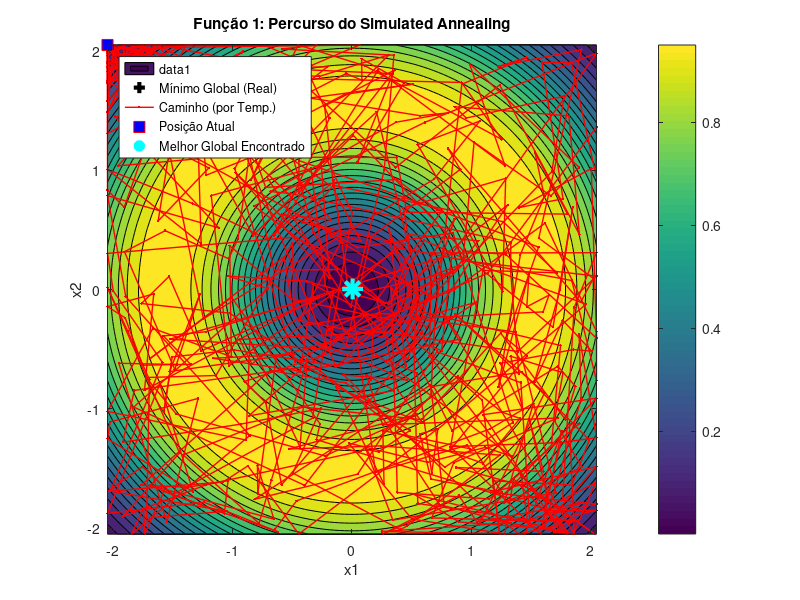
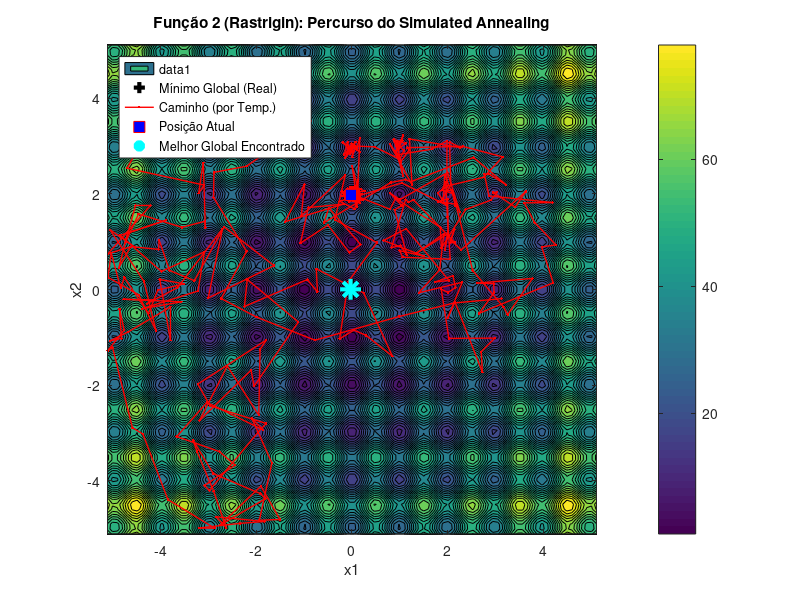

Write MATLAB code to recreate these figures, in order.
% Script para VISUALIZAR o algoritmo Simulated Annealing (SA),
% iteração a iteração (por ciclo de temperatura).
clear;
clc;
close all;

% --- Parâmetros do Algoritmo (Valores de exemplo) ---
% Parâmetros sugeridos no protocolo [cite: 31]
T_inicial = 100;    % Temperatura inicial
T_min = 0.1;      % Temperatura mínima (critério de paragem)
alfa = 0.989;      % Fator de decaimento (0.8 = rápido, 0.99 = lento)
nRep = 40;        % N. de repetições por temperatura
STEP_SIZE = 0.2;    % Tamanho do passo
PAUSE_TIME = 0.01;  % Pausa entre CADA ciclo de temperatura

% (Assuma que as funções fobj_F1 e fobj_F2 estão definidas ou no path)

% =========================================================================
% --- Visualização para a FUNÇÃO 1 ---
% =========================================================================
fprintf('A visualizar Simulated Annealing para a Função 1...\n');
fprintf('Pressione qualquer tecla para avançar para a F2.\n');

% Intervalos da F1
interval_min_F1 = -2.048;
interval_max_F1 = 2.048;

% 1. Desenhar o "mapa" da função
figure('Name', 'Visualização Simulated Annealing - Função 1');
[X, Y] = meshgrid(linspace(interval_min_F1, interval_max_F1, 100));
fobj_F1_vec = @(x,y) 0.5 + ((sin(sqrt(x.^2+y.^2))).^2-0.5) ./ ((1+0.001.*(x.^2+y.^2)).^2);
Z = fobj_F1_vec(X, Y);
contourf(X, Y, Z, 20);
colorbar;
hold on;
axis equal;
title('Função 1: Percurso do Simulated Annealing');
xlabel('x1');
ylabel('x2');

% Marcar o mínimo global REAL
plot(0, 0, 'k+', 'MarkerSize', 15, 'LineWidth', 3, 'DisplayName', 'Mínimo Global (Real)');

% 2. Gerar solução inicial aleatória
current_sol_x = interval_min_F1 + (interval_max_F1 - interval_min_F1) * rand();
current_sol_y = interval_min_F1 + (interval_max_F1 - interval_min_F1) * rand();
current_fit = fobj_F1_vec(current_sol_x, current_sol_y);

global_best_fit_F1 = current_fit;
global_best_sol_F1 = [current_sol_x, current_sol_y];

T = T_inicial;

% Handles (referências) para os plots que vamos animar
path_x = [current_sol_x];
path_y = [current_sol_y];
h_path = plot(path_x, path_y, 'r.-', 'LineWidth', 1, 'DisplayName', 'Caminho (por Temp.)');
h_current = plot(current_sol_x, current_sol_y, 'rs', 'MarkerSize', 8, 'MarkerFaceColor', 'r', 'DisplayName', 'Posição Atual');

% 3. Loop Principal - ARREFECIMENTO
while T > T_min
    
    % 4. Loop Interno - Repetições na mesma temperatura
    for i = 1:nRep
        
        % Gerar vizinho
        neighbor_x = current_sol_x + (rand() - 0.5) * 2 * STEP_SIZE;
        neighbor_y = current_sol_y + (rand() - 0.5) * 2 * STEP_SIZE;
        neighbor_x = max(interval_min_F1, min(interval_max_F1, neighbor_x));
        neighbor_y = max(interval_min_F1, min(interval_max_F1, neighbor_y));
        
        neighbor_fit = fobj_F1_vec(neighbor_x, neighbor_y);
        
        % Calcular dE 
        dE = neighbor_fit - current_fit;
        
        % Decisão do SA
        if (dE < 0)
            % Aceita melhor
            current_sol_x = neighbor_x;
            current_sol_y = neighbor_y;
            current_fit = neighbor_fit;
            
            % Atualizar melhor global
            if current_fit < global_best_fit_F1
                global_best_fit_F1 = current_fit;
                global_best_sol_F1 = [current_sol_x, current_sol_y];
            end
        else
            % Aceita pior com probabilidade p
            p = exp(-dE / T); % 
            if (rand() < p)
                current_sol_x = neighbor_x;
                current_sol_y = neighbor_y;
                current_fit = neighbor_fit;
            end
        end
    end % Fim do loop nRep
    
    % --- AQUI ACONTECE A ANIMAÇÃO (1x por ciclo de Temp.) ---
    path_x(end+1) = current_sol_x;
    path_y(end+1) = current_sol_y;
    
    set(h_path, 'XData', path_x, 'YData', path_y);
    set(h_current, 'XData', current_sol_x, 'YData', current_sol_y);
    
    % Bónus: Mudar a cor do marcador de Vermelho (quente) para Azul (frio)
    temp_ratio = max(0, (T - T_min) / (T_inicial - T_min)); % Normaliza 0-1
    set(h_current, 'MarkerFaceColor', [temp_ratio, 0, 1-temp_ratio]);
    
    drawnow;
    pause(PAUSE_TIME);
    % --- FIM DA ANIMAÇÃO ---
    
    % 5. Arrefecer
    T = T * alfa; % [cite: 31]
    
end % Fim do loop de arrefecimento

% 6. Marcar o melhor global ENCONTRADO
plot(global_best_sol_F1(1), global_best_sol_F1(2), 'c*', 'MarkerSize', 15, 'LineWidth', 3, 'DisplayName', 'Melhor Global Encontrado');
legend('Location', 'northwest');
hold off;

% =========================================================================
% --- Visualização para a FUNÇÃO 2 (Rastrigin) ---
% =========================================================================
pause; % Espera que o utilizador pressione uma tecla
fprintf('A visualizar Simulated Annealing para a Função 2...\n');

% Intervalos da F2 
interval_min_F2 = -5.12; 
interval_max_F2 = 5.12;

% 1. Desenhar o "mapa" da função
figure('Name', 'Visualização Simulated Annealing - Função 2');
[X, Y] = meshgrid(linspace(interval_min_F2, interval_max_F2, 100));

% Definir a função F2 de forma vetorizada 
% f2(x, y) = 20 + (x² - 10cos2πx) + (y² – 10cos2πy)
fobj_F2_vec = @(x,y) (20 + (x.^2 - 10*cos(2*pi.*x)) + (y.^2 - 10*cos(2*pi.*y)));

Z = fobj_F2_vec(X, Y);
contourf(X, Y, Z, 30); % Mais níveis de contorno
colorbar;
hold on;
axis equal;
title('Função 2 (Rastrigin): Percurso do Simulated Annealing'); % Título corrigido
xlabel('x1');
ylabel('x2');

% Marcar o mínimo global REAL
plot(0, 0, 'k+', 'MarkerSize', 15, 'LineWidth', 3, 'DisplayName', 'Mínimo Global (Real)');

% 2. Gerar solução inicial aleatória
current_sol_x = interval_min_F2 + (interval_max_F2 - interval_min_F2) * rand();
current_sol_y = interval_min_F2 + (interval_max_F2 - interval_min_F2) * rand();
current_fit = fobj_F2_vec(current_sol_x, current_sol_y); % Usa a função F2

global_best_fit_F2 = current_fit;
global_best_sol_F2 = [current_sol_x, current_sol_y];

T = T_inicial;

% Handles (referências) para os plots que vamos animar
path_x = [current_sol_x];
path_y = [current_sol_y];
h_path = plot(path_x, path_y, 'r.-', 'LineWidth', 1, 'DisplayName', 'Caminho (por Temp.)');
h_current = plot(current_sol_x, current_sol_y, 'rs', 'MarkerSize', 8, 'MarkerFaceColor', 'r', 'DisplayName', 'Posição Atual');

% 3. Loop Principal - ARREFECIMENTO
while T > T_min
    
    % 4. Loop Interno - Repetições na mesma temperatura
    for i = 1:nRep
        
        % Gerar vizinho
        neighbor_x = current_sol_x + (rand() - 0.5) * 2 * STEP_SIZE;
        neighbor_y = current_sol_y + (rand() - 0.5) * 2 * STEP_SIZE;
        neighbor_x = max(interval_min_F2, min(interval_max_F2, neighbor_x)); % Limites F2
        neighbor_y = max(interval_min_F2, min(interval_max_F2, neighbor_y)); % Limites F2
        
        neighbor_fit = fobj_F2_vec(neighbor_x, neighbor_y); % Usa a função F2
        
        % Calcular dE
        dE = neighbor_fit - current_fit;
        
        % Decisão do SA
        if (dE < 0)
            % Aceita melhor
            current_sol_x = neighbor_x;
            current_sol_y = neighbor_y;
            current_fit = neighbor_fit;
            
            % Atualizar melhor global
            if current_fit < global_best_fit_F2
                global_best_fit_F2 = current_fit;
                global_best_sol_F2 = [current_sol_x, current_sol_y];
            end
        else
            % Aceita pior com probabilidade p
            p = exp(-dE / T);
            if (rand() < p)
                current_sol_x = neighbor_x;
                current_sol_y = neighbor_y;
                current_fit = neighbor_fit;
            end
        end
    end % Fim do loop nRep
    
    % --- ANIMAÇÃO (1x por ciclo de Temp.) ---
    path_x(end+1) = current_sol_x;
    path_y(end+1) = current_sol_y;
    
    set(h_path, 'XData', path_x, 'YData', path_y);
    set(h_current, 'XData', current_sol_x, 'YData', current_sol_y);
    
    temp_ratio = max(0, (T - T_min) / (T_inicial - T_min));
    set(h_current, 'MarkerFaceColor', [temp_ratio, 0, 1-temp_ratio]);
    
    drawnow;
    pause(PAUSE_TIME);
    % --- FIM DA ANIMAÇÃO ---
    
    % 5. Arrefecer
    T = T * alfa;
    
end % Fim do loop de arrefecimento

% 6. Marcar o melhor global ENCONTRADO
% Corrigido: global_best_sol_F2(2)
plot(global_best_sol_F2(1), global_best_sol_F2(2), 'c*', 'MarkerSize', 15, 'LineWidth', 3, 'DisplayName', 'Melhor Global Encontrado');
legend('Location', 'northwest');
hold off;

fprintf('Visualização concluída.\n');